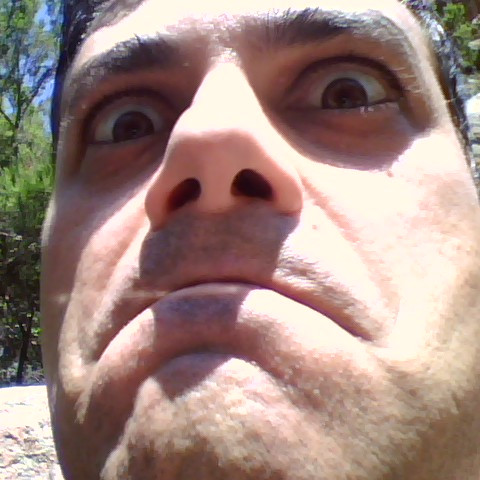
%> input picture anto.jpg, 480 x 480 px
$ octave time.m   (GNU Octave 9; MATLAB toolbox functions it lacks are replaced by stand-ins)
%> lines starting %> are read from the running program, lines starting %| are printed output that depends on the picture
clear
close all
I=imread ('anto.jpg');
%> I is the input picture: size 480x480x3 uint8; mean R, G, B 160.4, 136.3, 129.5
R(:,:,1)=imadjust(I(:,:,1));
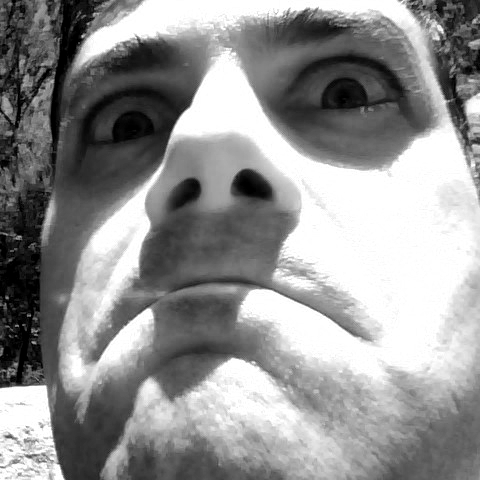
%> R: size 480x480 uint8; min 0, max 255, mean 146.4
R(:,:,2)=imadjust(I(:,:,2));
R(:,:,3)=imadjust(I(:,:,3));
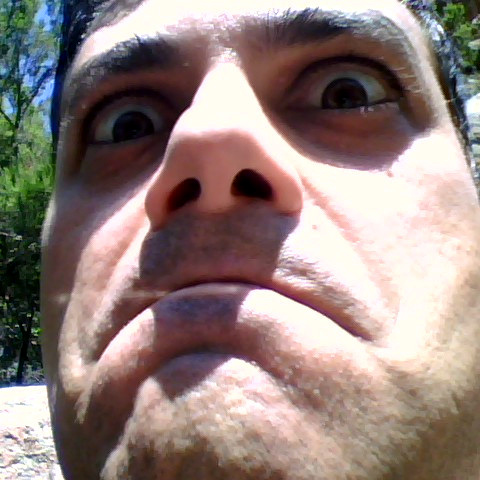
%> R: size 480x480x3 uint8; mean R, G, B 146.4, 129, 124.6

noise=0.01;
m=51;

R=imnoise(I,'gaussian',0,noise);
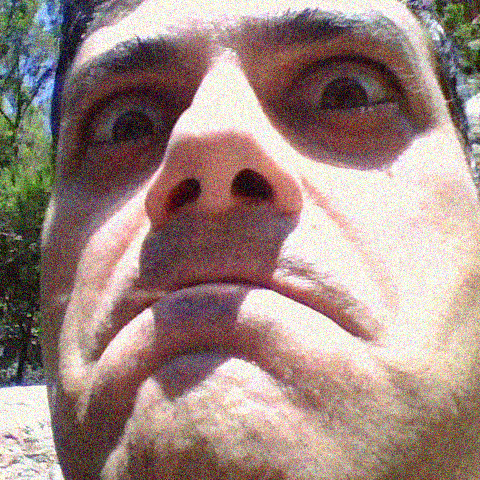
%> R: size 480x480x3 uint8; mean R, G, B 158, 135.2, 129.1
figure,imshow(R);
t=cputime;

%> (the run ends here)

$ run again, with denoised_imadvfilter.jpg copied over anto.jpg
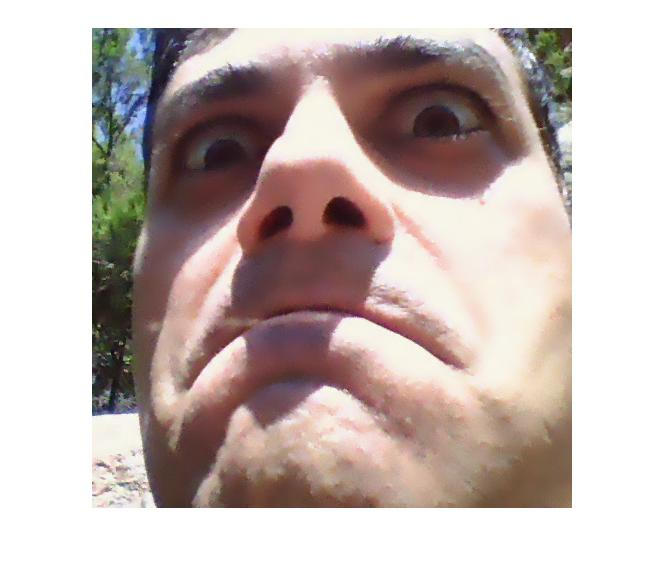
%> input picture denoised_imadvfilter.jpg, 666 x 571 px
%> I is the input picture: size 571x666x3 uint8; mean R, G, B 196.6, 182.7, 178.8
%> `R(:,:,3)=imadjust(I(:,:,3));`:
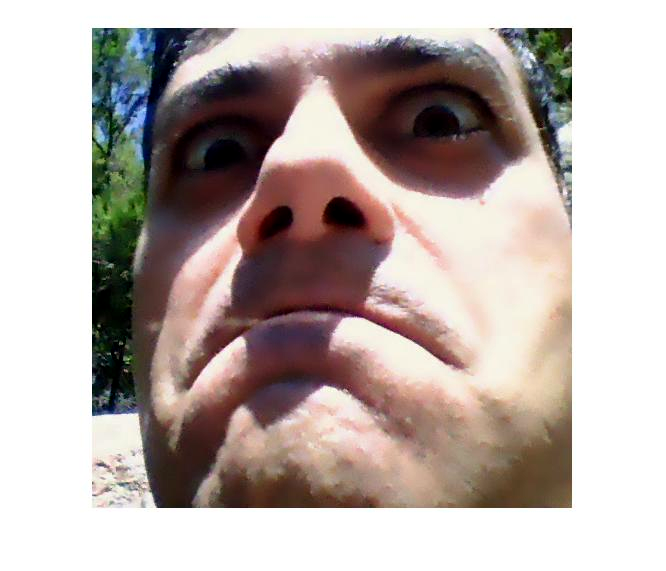
%> R: size 571x666x3 uint8; mean R, G, B 185.8, 173.8, 169.4
%> `R=imnoise(I,'gaussian',0,noise);`:
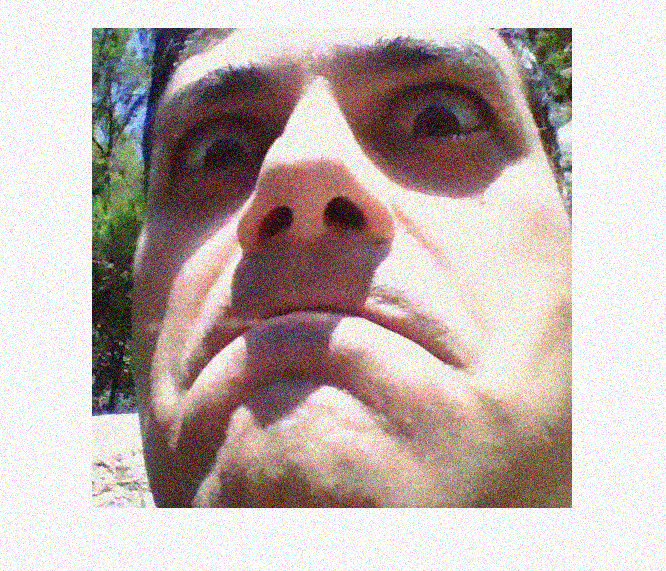
%> R: size 571x666x3 uint8; mean R, G, B 191.7, 178.2, 174.6
